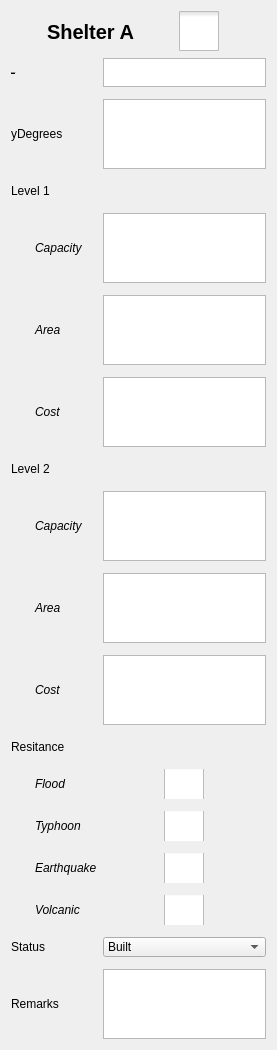
               <widget class="QWidget" name="scrollAreaWidgetContents">
                <property name="geometry">
                 <rect>
                  <x>0</x>
                  <y>0</y>
                  <width>277</width>
                  <height>733</height>
                 </rect>
                </property>
                <layout class="QVBoxLayout" name="verticalLayout_11">
                 <item>
                  <layout class="QHBoxLayout" name="horizontalLayout_29">
                   <item>
                    <widget class="QPushButton" name="pushButton_15">
                     <property name="minimumSize">
                      <size>
                       <width>30</width>
                       <height>41</height>
                      </size>
                     </property>
                     <property name="maximumSize">
                      <size>
                       <width>25</width>
                       <height>41</height>
                      </size>
                     </property>
                     <property name="styleSheet">
                      <string notr="true">QPushButton{
	background-color: none;
	border: none;
}</string>
                     </property>
                     <property name="text">
                      <string/>
                     </property>
                     <property name="icon">
                      <iconset>
                       <normaloff>:/ICONS/462547553_520698087383761_137860076397263527_n.png</normaloff>:/ICONS/462547553_520698087383761_137860076397263527_n.png</iconset>
                     </property>
                     <property name="iconSize">
                      <size>
                       <width>41</width>
                       <height>41</height>
                      </size>
                     </property>
                    </widget>
                   </item>
                   <item>
                    <widget class="QLabel" name="label_31">
                     <property name="font">
                      <font>
                       <family>Ms Shell Dlg 2</family>
                       <pointsize>-1</pointsize>
                       <weight>75</weight>
                       <bold>true</bold>
                       <underline>false</underline>
                       <strikeout>false</strikeout>
                      </font>
                     </property>
                     <property name="styleSheet">
                      <string notr="true">QLabel {
    font-size: 20px;
    font-family: &quot;Ms Shell Dlg 2&quot;;
    color: #000;
    font-weight: bold;
    text-decoration: none;
}</string>
                     </property>
                     <property name="text">
                      <string>Shelter A</string>
                     </property>
                    </widget>
                   </item>
                   <item>
                    <widget class="QCheckBox" name="checkBox_16">
                     <property name="sizePolicy">
                      <sizepolicy hsizetype="Preferred" vsizetype="Preferred">
                       <horstretch>0</horstretch>
                       <verstretch>0</verstretch>
                      </sizepolicy>
                     </property>
                     <property name="minimumSize">
                      <size>
                       <width>0</width>
                       <height>0</height>
                      </size>
                     </property>
                     <property name="maximumSize">
                      <size>
                       <width>40</width>
                       <height>40</height>
                      </size>
                     </property>
                     <property name="styleSheet">
                      <string notr="true">QCheckBox::indicator {
     width: 40px;
     height: 40px;
}</string>
                     </property>
                     <property name="text">
                      <string/>
                     </property>
                     <property name="iconSize">
                      <size>
                       <width>41</width>
                       <height>41</height>
                      </size>
                     </property>
                     <property name="checked">
                      <bool>false</bool>
                     </property>
                    </widget>
                   </item>
                   <item>
                    <widget class="QPushButton" name="pushButton_17">
                     <property name="minimumSize">
                      <size>
                       <width>41</width>
                       <height>41</height>
                      </size>
                     </property>
                     <property name="maximumSize">
                      <size>
                       <width>41</width>
                       <height>41</height>
                      </size>
                     </property>
                     <property name="styleSheet">
                      <string notr="true">QPushButton{
	background-color: none;
	border: none;
}</string>
                     </property>
                     <property name="text">
                      <string/>
                     </property>
                     <property name="icon">
                      <iconset>
                       <normaloff>:/ICONS/9022869_duotone_trash.png</normaloff>:/ICONS/9022869_duotone_trash.png</iconset>
                     </property>
                     <property name="iconSize">
                      <size>
                       <width>41</width>
                       <height>41</height>
                      </size>
                     </property>
                    </widget>
                   </item>
                  </layout>
                 </item>
                 <item>
                  <layout class="QGridLayout" name="gridLayout_2">
                   <property name="verticalSpacing">
                    <number>12</number>
                   </property>
                   <item row="1" column="0">
                    <widget class="QLabel" name="label_32">
                     <property name="text">
                      <string>yDegrees</string>
                     </property>
                    </widget>
                   </item>
                   <item row="1" column="1">
                    <spacer name="horizontalSpacer_7">
                     <property name="orientation">
                      <enum>Qt::Horizontal</enum>
                     </property>
                     <property name="sizeHint" stdset="0">
                      <size>
                       <width>40</width>
                       <height>20</height>
                      </size>
                     </property>
                    </spacer>
                   </item>
                   <item row="3" column="1">
                    <spacer name="horizontalSpacer_8">
                     <property name="orientation">
                      <enum>Qt::Horizontal</enum>
                     </property>
                     <property name="sizeHint" stdset="0">
                      <size>
                       <width>40</width>
                       <height>20</height>
                      </size>
                     </property>
                    </spacer>
                   </item>
                   <item row="2" column="0">
                    <widget class="QLabel" name="label_33">
                     <property name="text">
                      <string>Level 1</string>
                     </property>
                    </widget>
                   </item>
                   <item row="3" column="0">
                    <widget class="QLabel" name="label_34">
                     <property name="styleSheet">
                      <string notr="true">font-style:italic;</string>
                     </property>
                     <property name="text">
                      <string>Capacity</string>
                     </property>
                     <property name="indent">
                      <number>24</number>
                     </property>
                    </widget>
                   </item>
                   <item row="2" column="1">
                    <spacer name="horizontalSpacer_9">
                     <property name="orientation">
                      <enum>Qt::Horizontal</enum>
                     </property>
                     <property name="sizeHint" stdset="0">
                      <size>
                       <width>40</width>
                       <height>20</height>
                      </size>
                     </property>
                    </spacer>
                   </item>
                   <item row="4" column="2">
                    <widget class="QPlainTextEdit" name="plainTextEdit_8"/>
                   </item>
                   <item row="4" column="0">
                    <widget class="QLabel" name="label_35">
                     <property name="styleSheet">
                      <string notr="true">font-style:italic;</string>
                     </property>
                     <property name="text">
                      <string>Area</string>
                     </property>
                     <property name="indent">
                      <number>24</number>
                     </property>
                    </widget>
                   </item>
                   <item row="3" column="2">
                    <widget class="QPlainTextEdit" name="plainTextEdit_9"/>
                   </item>
                   <item row="4" column="1">
                    <spacer name="horizontalSpacer_10">
                     <property name="orientation">
                      <enum>Qt::Horizontal</enum>
                     </property>
                     <property name="sizeHint" stdset="0">
                      <size>
                       <width>40</width>
                       <height>20</height>
                      </size>
                     </property>
                    </spacer>
                   </item>
                   <item row="0" column="0">
                    <widget class="QLabel" name="label_36">
                     <property name="font">
                      <font>
                       <family>Ms Shell Dlg 2</family>
                       <pointsize>-1</pointsize>
                       <weight>75</weight>
                       <bold>true</bold>
                       <underline>true</underline>
                      </font>
                     </property>
                     <property name="text">
                      <string>xDegrees</string>
                     </property>
                    </widget>
                   </item>
                   <item row="0" column="1">
                    <spacer name="horizontalSpacer_11">
                     <property name="orientation">
                      <enum>Qt::Horizontal</enum>
                     </property>
                     <property name="sizeHint" stdset="0">
                      <size>
                       <width>40</width>
                       <height>20</height>
                      </size>
                     </property>
                    </spacer>
                   </item>
                   <item row="0" column="2" alignment="Qt::AlignHCenter">
                    <widget class="QPlainTextEdit" name="plainTextEdit_11">
                     <property name="sizePolicy">
                      <sizepolicy hsizetype="Preferred" vsizetype="Preferred">
                       <horstretch>0</horstretch>
                       <verstretch>0</verstretch>
                      </sizepolicy>
                     </property>
                     <property name="maximumSize">
                      <size>
                       <width>204</width>
                       <height>29</height>
                      </size>
                     </property>
                    </widget>
                   </item>
                   <item row="5" column="0">
                    <widget class="QLabel" name="label_37">
                     <property name="styleSheet">
                      <string notr="true">font-style:italic;</string>
                     </property>
                     <property name="text">
                      <string>Cost</string>
                     </property>
                     <property name="indent">
                      <number>24</number>
                     </property>
                    </widget>
                   </item>
                   <item row="5" column="1">
                    <spacer name="horizontalSpacer_12">
                     <property name="orientation">
                      <enum>Qt::Horizontal</enum>
                     </property>
                     <property name="sizeHint" stdset="0">
                      <size>
                       <width>40</width>
                       <height>20</height>
                      </size>
                     </property>
                    </spacer>
                   </item>
                   <item row="5" column="2">
                    <widget class="QPlainTextEdit" name="plainTextEdit_12"/>
                   </item>
                   <item row="15" column="0">
                    <widget class="QLabel" name="label_47">
                     <property name="text">
                      <string>Status</string>
                     </property>
                    </widget>
                   </item>
                   <item row="16" column="1">
                    <spacer name="horizontalSpacer_23">
                     <property name="orientation">
                      <enum>Qt::Horizontal</enum>
                     </property>
                     <property name="sizeHint" stdset="0">
                      <size>
                       <width>40</width>
                       <height>20</height>
                      </size>
                     </property>
                    </spacer>
                   </item>
                   <item row="16" column="0">
                    <widget class="QLabel" name="label_48">
                     <property name="text">
                      <string>Remarks</string>
                     </property>
                    </widget>
                   </item>
                   <item row="15" column="1">
                    <spacer name="horizontalSpacer_22">
                     <property name="orientation">
                      <enum>Qt::Horizontal</enum>
                     </property>
                     <property name="sizeHint" stdset="0">
                      <size>
                       <width>40</width>
                       <height>20</height>
                      </size>
                     </property>
                    </spacer>
                   </item>
                   <item row="1" column="2">
                    <widget class="QPlainTextEdit" name="plainTextEdit_10"/>
                   </item>
                   <item row="12" column="0">
                    <widget class="QLabel" name="label_43">
                     <property name="styleSheet">
                      <string notr="true">font-style:italic;</string>
                     </property>
                     <property name="text">
                      <string>Typhoon</string>
                     </property>
                     <property name="indent">
                      <number>24</number>
                     </property>
                    </widget>
                   </item>
                   <item row="10" column="1">
                    <spacer name="horizontalSpacer_17">
                     <property name="orientation">
                      <enum>Qt::Horizontal</enum>
                     </property>
                     <property name="sizeHint" stdset="0">
                      <size>
                       <width>40</width>
                       <height>20</height>
                      </size>
                     </property>
                    </spacer>
                   </item>
                   <item row="6" column="0">
                    <widget class="QLabel" name="label_38">
                     <property name="text">
                      <string>Level 2</string>
                     </property>
                    </widget>
                   </item>
                   <item row="9" column="1">
                    <spacer name="horizontalSpacer_16">
                     <property name="orientation">
                      <enum>Qt::Horizontal</enum>
                     </property>
                     <property name="sizeHint" stdset="0">
                      <size>
                       <width>40</width>
                       <height>20</height>
                      </size>
                     </property>
                    </spacer>
                   </item>
                   <item row="6" column="1">
                    <spacer name="horizontalSpacer_13">
                     <property name="orientation">
                      <enum>Qt::Horizontal</enum>
                     </property>
                     <property name="sizeHint" stdset="0">
                      <size>
                       <width>40</width>
                       <height>20</height>
                      </size>
                     </property>
                    </spacer>
                   </item>
                   <item row="8" column="1">
                    <spacer name="horizontalSpacer_14">
                     <property name="orientation">
                      <enum>Qt::Horizontal</enum>
                     </property>
                     <property name="sizeHint" stdset="0">
                      <size>
                       <width>40</width>
                       <height>20</height>
                      </size>
                     </property>
                    </spacer>
                   </item>
                   <item row="7" column="0">
                    <widget class="QLabel" name="label_39">
                     <property name="styleSheet">
                      <string notr="true">font-style:italic;</string>
                     </property>
                     <property name="text">
                      <string>Capacity</string>
                     </property>
                     <property name="indent">
                      <number>24</number>
                     </property>
                    </widget>
                   </item>
                   <item row="7" column="2">
                    <widget class="QPlainTextEdit" name="plainTextEdit_15"/>
                   </item>
                   <item row="8" column="2">
                    <widget class="QPlainTextEdit" name="plainTextEdit_13"/>
                   </item>
                   <item row="9" column="2">
                    <widget class="QPlainTextEdit" name="plainTextEdit_14"/>
                   </item>
                   <item row="8" column="0">
                    <widget class="QLabel" name="label_40">
                     <property name="styleSheet">
                      <string notr="true">font-style:italic;</string>
                     </property>
                     <property name="text">
                      <string>Area</string>
                     </property>
                     <property name="indent">
                      <number>24</number>
                     </property>
                    </widget>
                   </item>
                   <item row="9" column="0">
                    <widget class="QLabel" name="label_41">
                     <property name="styleSheet">
                      <string notr="true">font-style:italic;</string>
                     </property>
                     <property name="text">
                      <string>Cost</string>
                     </property>
                     <property name="indent">
                      <number>24</number>
                     </property>
                    </widget>
                   </item>
                   <item row="7" column="1">
                    <spacer name="horizontalSpacer_15">
                     <property name="orientation">
                      <enum>Qt::Horizontal</enum>
                     </property>
                     <property name="sizeHint" stdset="0">
                      <size>
                       <width>40</width>
                       <height>20</height>
                      </size>
                     </property>
                    </spacer>
                   </item>
                   <item row="10" column="0">
                    <widget class="QLabel" name="label_42">
                     <property name="text">
                      <string>Resitance</string>
                     </property>
                    </widget>
                   </item>
                   <item row="11" column="2" alignment="Qt::AlignHCenter">
                    <widget class="QCheckBox" name="checkBox_17">
                     <property name="sizePolicy">
                      <sizepolicy hsizetype="Preferred" vsizetype="Preferred">
                       <horstretch>0</horstretch>
                       <verstretch>0</verstretch>
                      </sizepolicy>
                     </property>
                     <property name="minimumSize">
                      <size>
                       <width>0</width>
                       <height>0</height>
                      </size>
                     </property>
                     <property name="maximumSize">
                      <size>
                       <width>40</width>
                       <height>30</height>
                      </size>
                     </property>
                     <property name="styleSheet">
                      <string notr="true">QCheckBox::indicator {
     width: 40px;
     height: 40px;
}</string>
                     </property>
                     <property name="text">
                      <string/>
                     </property>
                     <property name="iconSize">
                      <size>
                       <width>41</width>
                       <height>41</height>
                      </size>
                     </property>
                     <property name="checked">
                      <bool>false</bool>
                     </property>
                    </widget>
                   </item>
                   <item row="14" column="2" alignment="Qt::AlignHCenter">
                    <widget class="QCheckBox" name="checkBox_20">
                     <property name="sizePolicy">
                      <sizepolicy hsizetype="Preferred" vsizetype="Preferred">
                       <horstretch>0</horstretch>
                       <verstretch>0</verstretch>
                      </sizepolicy>
                     </property>
                     <property name="minimumSize">
                      <size>
                       <width>0</width>
                       <height>0</height>
                      </size>
                     </property>
                     <property name="maximumSize">
                      <size>
                       <width>40</width>
                       <height>30</height>
                      </size>
                     </property>
                     <property name="styleSheet">
                      <string notr="true">QCheckBox::indicator {
     width: 40px;
     height: 40px;
}</string>
                     </property>
                     <property name="text">
                      <string/>
                     </property>
                     <property name="iconSize">
                      <size>
                       <width>41</width>
                       <height>41</height>
                      </size>
                     </property>
                     <property name="checked">
                      <bool>false</bool>
                     </property>
                    </widget>
                   </item>
                   <item row="11" column="0">
                    <widget class="QLabel" name="label_44">
                     <property name="styleSheet">
                      <string notr="true">font-style:italic;</string>
                     </property>
                     <property name="text">
                      <string>Flood</string>
                     </property>
                     <property name="indent">
                      <number>24</number>
                     </property>
                    </widget>
                   </item>
                   <item row="13" column="0">
                    <widget class="QLabel" name="label_45">
                     <property name="styleSheet">
                      <string notr="true">font-style:italic;</string>
                     </property>
                     <property name="text">
                      <string>Earthquake</string>
                     </property>
                     <property name="indent">
                      <number>24</number>
                     </property>
                    </widget>
                   </item>
                   <item row="14" column="0">
                    <widget class="QLabel" name="label_46">
                     <property name="styleSheet">
                      <string notr="true">font-style:italic;</string>
                     </property>
                     <property name="text">
                      <string>Volcanic</string>
                     </property>
                     <property name="indent">
                      <number>24</number>
                     </property>
                    </widget>
                   </item>
                   <item row="13" column="2" alignment="Qt::AlignHCenter">
                    <widget class="QCheckBox" name="checkBox_18">
                     <property name="sizePolicy">
                      <sizepolicy hsizetype="Preferred" vsizetype="Preferred">
                       <horstretch>0</horstretch>
                       <verstretch>0</verstretch>
                      </sizepolicy>
                     </property>
                     <property name="minimumSize">
                      <size>
                       <width>0</width>
                       <height>0</height>
                      </size>
                     </property>
                     <property name="maximumSize">
                      <size>
                       <width>40</width>
                       <height>30</height>
                      </size>
                     </property>
                     <property name="styleSheet">
                      <string notr="true">QCheckBox::indicator {
     width: 40px;
     height: 40px;
}</string>
                     </property>
                     <property name="text">
                      <string/>
                     </property>
                     <property name="iconSize">
                      <size>
                       <width>41</width>
                       <height>41</height>
                      </size>
                     </property>
                     <property name="checked">
                      <bool>false</bool>
                     </property>
                    </widget>
                   </item>
                   <item row="13" column="1">
                    <spacer name="horizontalSpacer_20">
                     <property name="orientation">
                      <enum>Qt::Horizontal</enum>
                     </property>
                     <property name="sizeHint" stdset="0">
                      <size>
                       <width>40</width>
                       <height>20</height>
                      </size>
                     </property>
                    </spacer>
                   </item>
                   <item row="12" column="1">
                    <spacer name="horizontalSpacer_21">
                     <property name="orientation">
                      <enum>Qt::Horizontal</enum>
                     </property>
                     <property name="sizeHint" stdset="0">
                      <size>
                       <width>40</width>
                       <height>20</height>
                      </size>
                     </property>
                    </spacer>
                   </item>
                   <item row="14" column="1">
                    <spacer name="horizontalSpacer_19">
                     <property name="orientation">
                      <enum>Qt::Horizontal</enum>
                     </property>
                     <property name="sizeHint" stdset="0">
                      <size>
                       <width>40</width>
                       <height>20</height>
                      </size>
                     </property>
                    </spacer>
                   </item>
                   <item row="11" column="1">
                    <spacer name="horizontalSpacer_18">
                     <property name="orientation">
                      <enum>Qt::Horizontal</enum>
                     </property>
                     <property name="sizeHint" stdset="0">
                      <size>
                       <width>40</width>
                       <height>20</height>
                      </size>
                     </property>
                    </spacer>
                   </item>
                   <item row="12" column="2" alignment="Qt::AlignHCenter">
                    <widget class="QCheckBox" name="checkBox_19">
                     <property name="sizePolicy">
                      <sizepolicy hsizetype="Preferred" vsizetype="Preferred">
                       <horstretch>0</horstretch>
                       <verstretch>0</verstretch>
                      </sizepolicy>
                     </property>
                     <property name="minimumSize">
                      <size>
                       <width>0</width>
                       <height>0</height>
                      </size>
                     </property>
                     <property name="maximumSize">
                      <size>
                       <width>40</width>
                       <height>30</height>
                      </size>
                     </property>
                     <property name="styleSheet">
                      <string notr="true">QCheckBox::indicator {
     width: 40px;
     height: 40px;
}</string>
                     </property>
                     <property name="text">
                      <string/>
                     </property>
                     <property name="iconSize">
                      <size>
                       <width>41</width>
                       <height>41</height>
                      </size>
                     </property>
                     <property name="checked">
                      <bool>false</bool>
                     </property>
                    </widget>
                   </item>
                   <item row="16" column="2">
                    <widget class="QPlainTextEdit" name="plainTextEdit_17"/>
                   </item>
                   <item row="15" column="2">
                    <widget class="QComboBox" name="status_comboBox_2">
                     <property name="minimumSize">
                      <size>
                       <width>150</width>
                       <height>14</height>
                      </size>
                     </property>
                     <property name="styleSheet">
                      <string notr="true"/>
                     </property>
                     <item>
                      <property name="text">
                       <string>Built</string>
                      </property>
                     </item>
                     <item>
                      <property name="text">
                       <string>Partially Built</string>
                      </property>
                     </item>
                     <item>
                      <property name="text">
                       <string>Damaged</string>
                      </property>
                     </item>
                     <item>
                      <property name="text">
                       <string>Empty Lot</string>
                      </property>
                     </item>
                    </widget>
                   </item>
                  </layout>
                 </item>
                </layout>
               </widget>
